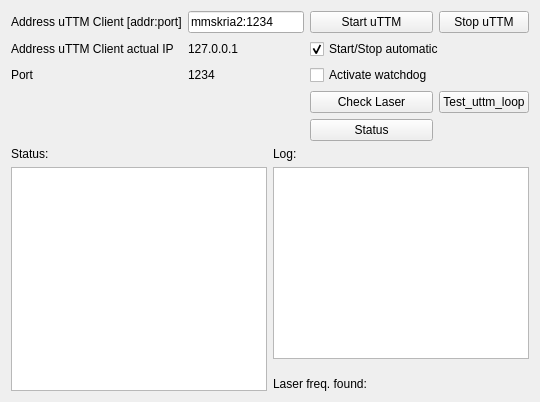
                      <widget class="QWidget" name="tab_uTTM">
                       <attribute name="title">
                        <string>u(TTM)</string>
                       </attribute>
                       <layout class="QGridLayout" name="gridLayout_83">
                        <item row="0" column="0" rowspan="3">
                         <layout class="QGridLayout" name="gridLayout_82">
                          <item row="0" column="0">
                           <widget class="QLabel" name="label_113">
                            <property name="text">
                             <string>Address uTTM Client [addr:port]</string>
                            </property>
                           </widget>
                          </item>
                          <item row="2" column="1">
                           <widget class="QLabel" name="label_uttm_port">
                            <property name="text">
                             <string>1234</string>
                            </property>
                           </widget>
                          </item>
                          <item row="1" column="0">
                           <widget class="QLabel" name="label_118">
                            <property name="text">
                             <string>Address uTTM Client actual IP</string>
                            </property>
                           </widget>
                          </item>
                          <item row="2" column="0">
                           <widget class="QLabel" name="label_115">
                            <property name="text">
                             <string>Port</string>
                            </property>
                           </widget>
                          </item>
                          <item row="0" column="1">
                           <widget class="QLineEdit" name="lineEdit_uttm_addr">
                            <property name="text">
                             <string>mmskria2:1234</string>
                            </property>
                           </widget>
                          </item>
                          <item row="1" column="1">
                           <widget class="QLabel" name="label_uttm_ip">
                            <property name="text">
                             <string>127.0.0.1</string>
                            </property>
                           </widget>
                          </item>
                         </layout>
                        </item>
                        <item row="1" column="1" colspan="2">
                         <widget class="QCheckBox" name="checkBox_uttm_auto">
                          <property name="enabled">
                           <bool>true</bool>
                          </property>
                          <property name="text">
                           <string>Start/Stop automatic</string>
                          </property>
                          <property name="checked">
                           <bool>true</bool>
                          </property>
                         </widget>
                        </item>
                        <item row="5" column="0" rowspan="9" colspan="3">
                         <layout class="QGridLayout" name="gridLayout_84">
                          <item row="0" column="1">
                           <widget class="QLabel" name="label_121">
                            <property name="text">
                             <string>Status:</string>
                            </property>
                           </widget>
                          </item>
                          <item row="1" column="3">
                           <widget class="QTextEdit" name="textEdit_uttm_log"/>
                          </item>
                          <item row="3" column="3">
                           <layout class="QGridLayout" name="gridLayout_uttm_preview"/>
                          </item>
                          <item row="0" column="3">
                           <widget class="QLabel" name="label_114">
                            <property name="text">
                             <string>Log:</string>
                            </property>
                           </widget>
                          </item>
                          <item row="4" column="3">
                           <widget class="QLabel" name="label_uttm_laser_freq">
                            <property name="sizePolicy">
                             <sizepolicy hsizetype="Preferred" vsizetype="Maximum">
                              <horstretch>0</horstretch>
                              <verstretch>0</verstretch>
                             </sizepolicy>
                            </property>
                            <property name="text">
                             <string>Laser freq. found:</string>
                            </property>
                           </widget>
                          </item>
                          <item row="1" column="1" rowspan="4">
                           <widget class="QTextEdit" name="textEdit_uttm_status"/>
                          </item>
                         </layout>
                        </item>
                        <item row="0" column="1">
                         <widget class="QPushButton" name="pushButton_uttm_start">
                          <property name="text">
                           <string>Start uTTM</string>
                          </property>
                         </widget>
                        </item>
                        <item row="0" column="2">
                         <widget class="QPushButton" name="pushButton_uttm_stop">
                          <property name="text">
                           <string>Stop uTTM</string>
                          </property>
                         </widget>
                        </item>
                        <item row="4" column="1">
                         <widget class="QPushButton" name="pushButton_uttm_status">
                          <property name="text">
                           <string>Status</string>
                          </property>
                         </widget>
                        </item>
                        <item row="3" column="2">
                         <widget class="QPushButton" name="pushButton_uttm_loop">
                          <property name="text">
                           <string>Test_uttm_loop</string>
                          </property>
                         </widget>
                        </item>
                        <item row="3" column="1">
                         <widget class="QPushButton" name="pushButton_uttm_check_laser">
                          <property name="text">
                           <string>Check Laser</string>
                          </property>
                         </widget>
                        </item>
                        <item row="2" column="1">
                         <widget class="QCheckBox" name="checkBox_uttm_watchdog">
                          <property name="text">
                           <string>Activate watchdog</string>
                          </property>
                         </widget>
                        </item>
                       </layout>
                      </widget>
